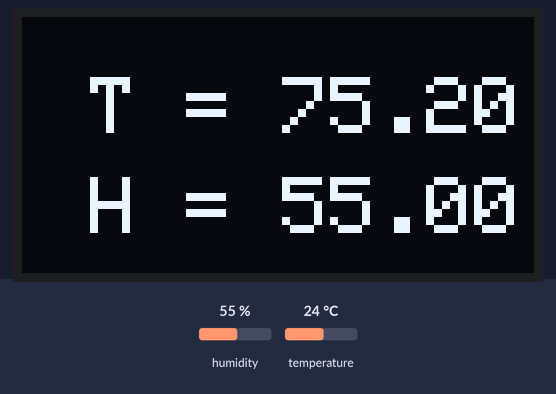
This sketch was run on a simulated ESP8266 (NodeMCU). Parts: 128×64 one-colour display. The test bench sets the inputs (shaded band); at power-on: humidity 55 %, temperature 24 °C. WiFi joins after 1.5 s; servers stay silent unless stated; the display library's start-up logo is not drawn; network time is answered at once with the bench clock; the local clock reads 2024-03-15 10:24:30 at power-on unless the sketch sets it; random numbers use the default seed unless the sketch sets one; no MQTT or app messages arrive unless stated; what the sketch prints to the serial monitor is not drawn.

Above: at 60.1 s.

The sketch:

monitor_DHT22.ino
```cpp
/*
  periodically read a HTU21DF sensor
  publish the readings to a MQTT broker
  update values on OLED display

*/

#include <stdio.h>
#include <string.h>
#include <ESP8266WiFi.h>
#include <WiFiUdp.h>
#include <PubSubClient.h>
#include <NTPClient.h>
#include <time.h>
#include <SPI.h>
#include <Wire.h>
#include <Adafruit_GFX.h>
#include <Adafruit_SSD1306.h>
#include "DHTesp.h"

#define SCREEN_WIDTH 128                      // OLED display width, in pixels
#define SCREEN_HEIGHT 64                      // OLED display height, in pixels

const char* ssid = "FrontierHSI";
const char* password = "";
const char* mqtt_server = "192.168.254.221";

#define PUB_TOPIC_H             "258Thomas/shop/office/bay2/sensor/humidity"
#define PUB_TOPIC_T             "258Thomas/shop/office/bay2/sensor/temperature"
#define PUB_TOPIC_RH            "258Thomas/shop/office/bay2/sensor/humidity/raw"
#define PUB_TOPIC_RT            "258Thomas/shop/office/bay2/sensor/temperature/raw"
#define MQTT_MESSAGE_SIZE   200               // max size of mqtt message
#define LOOP_DELAY          60000             // time between readings
#define HUMIDITY_HIGH_LIMIT 25                // turn dehumidifier on
#define HUMIDITY_LOW_LIMIT  20                // tune dehumidifier off
#define EST_OFFSET   -4                       // convert GMT to EST
#define NTP_OFFSET   60 * 60 * EST_OFFSET     // In seconds
#define NTP_INTERVAL 60 * 1000                // In milliseconds
#define NTP_ADDRESS  "us.pool.ntp.org"        // time server

#define OLED_RESET     -1         // Reset pin # (or -1 if sharing Arduino reset pin)
Adafruit_SSD1306 display(SCREEN_WIDTH, SCREEN_HEIGHT, &Wire, OLED_RESET);

// // ESP8266 GPIO pins
// static const uint8_t D0   = 16;   // blue led
// static const uint8_t D1   = 5;    // SCL
// static const uint8_t D2   = 4;    // SDA
// static const uint8_t D3   = 0;    // Power relay
// static const uint8_t D4   = 2;
// static const uint8_t D5   = 14;
// static const uint8_t D6   = 12;
// static const uint8_t D7   = 13;
// static const uint8_t D8   = 15;
// static const uint8_t D9   = 3;
// static const uint8_t D10  = 1;

WiFiUDP ntpUDP;
WiFiClient espClient;
PubSubClient client(espClient);
NTPClient timeClient(ntpUDP, NTP_ADDRESS, NTP_OFFSET, NTP_INTERVAL);
DHTesp dht;

long        lastMsg = 0;
char        msg[MQTT_MESSAGE_SIZE];
int         value = 0;
// int         dehumidifer_state = 0;

/* setup a wifi connection */
void setup_wifi() {
  delay(10);
  // Connect to WiFi network
  Serial.println();
  Serial.print("Connecting to ");
  Serial.println(ssid);

  WiFi.begin(ssid, password);

  while (WiFi.status() != WL_CONNECTED) {
    delay(500);
    Serial.print(".");
  }

  randomSeed(micros());

  Serial.println("");
  Serial.println("WiFi connected");
  Serial.println("IP address: ");
  Serial.println(WiFi.localIP());
}

/* called when a message is recieved */
// void callback(char* topic, byte* payload, unsigned int length) {

//   char hstring[] = "offset";
//   String          convert;
//   char char1[8];
//   float humid;

//   Serial.print("Message arrived [");
//   Serial.print(topic);
//   Serial.print("] ");
//   for (int i = 0; i < length; i++) {
//     Serial.print((char)payload[i]);
//   }
//   Serial.println();

//   // search for offset string
//   char *ptr = strstr((char*)payload, hstring);
//   if (ptr != NULL) /* Substring found */
//   {
//     // convert humidity text value from the mqtt message to float
//     convert = "";
//     ptr += strlen(hstring) + 2;
//     for (int i = 0; i < 6; i++)
//       convert += *ptr++;
//     convert.toCharArray(char1, convert.length() + 1);
//     humid = atof(char1);
//     Serial.println(humid);

//     // set dehumidifer_state based on received humidity value
//     if (humid > HUMIDITY_HIGH_LIMIT)
//       if (!dehumidifer_state)  dehumidifer_state = 1;
//       else if (humid < HUMIDITY_LOW_LIMIT)
//         if (dehumidifer_state) dehumidifer_state = 0;
//   }
//   return;
// }

void callback(char* topic, byte* payload, unsigned int length) {
  Serial.print("Message arrived [");
  Serial.print(topic);
  Serial.print("] ");
  for (int i = 0; i < (int)length; i++) {
    Serial.print((char)payload[i]);
  }
  Serial.println();
}

/* connect to a MQTT broker */
void reconnect() {
  // Loop until we're reconnected
  while (!client.connected()) {
    Serial.print("Attempting MQTT connection...");
    // Create a random client ID
    String clientId = "ESP8266Client-";
    clientId += String(random(0xffff), HEX);
    // Attempt to connect
    if (client.connect(clientId.c_str())) {
      Serial.println("connected");
    }
    else {
      Serial.print("failed, rc=");
      Serial.print(client.state());
      Serial.println(" try again in 10 seconds");
      // Wait 10 seconds before retrying
      delay(10000);
    }
  }
}


void setup() {

  // pinMode(D0, OUTPUT);                  // initialize the BUILTIN_LED pin as an output
  // pinMode(D3, OUTPUT);                  // use D3  to control power relay
  Serial.begin(115200);                 // start the serial interface
  setup_wifi();                         // connect to wifi
  timeClient.begin();                   // initialize time client
  client.setServer(mqtt_server, 1883);  // initialize MQTT broker
  client.setCallback(callback);         // set function that executes when a message is received
  dht.setup(13, DHTesp::DHT22);         // Connect DHT sensor to GPIO 17
  Serial.println();

 // SSD1306_SWITCHCAPVCC = generate display voltage from 3.3V internally
  if(!display.begin(SSD1306_SWITCHCAPVCC, 0x3C)) {
    Serial.println(F("SSD1306 allocation failed"));
    for(;;); // Don't proceed, loop forever
  }

  display.display();  //display Adafruit logo
  delay(2000); // Pause for 2 seconds

  // Clear the buffer
  display.clearDisplay();
  display.setTextSize(1);             // Normal 1:1 pixel scale
  display.setTextColor(WHITE);        // Draw white text
  display.setCursor(0,0);             // Start at top-left corner
}

void loop() {

  float       humidity;
  float       temperature;
  String                controller_ready_message;
  String                con_topic;
  unsigned long         epoch;
  char*                 c_time_string;
  time_t                unix_time;

  // update the time client
  timeClient.update();

  // reconnect if necessary
  if (!client.connected()) {
    reconnect();
  }

  client.loop();

  long now = millis();
  if (now - lastMsg > LOOP_DELAY) {
    lastMsg = now;
    ++value;

    // get the time
    epoch =  timeClient.getEpochTime();
    unix_time = static_cast<time_t>(epoch);
    c_time_string = ctime(&unix_time);

    // remove carriage return
    char *src, *dst;
    for (src = dst = c_time_string; *src != '\0'; src++) {
      *dst = *src;
      if (*dst != '\n') dst++;
    }
    *dst = '\0';

    humidity = dht.getHumidity();
    temperature = dht.getTemperature();
    temperature = dht.toFahrenheit(temperature);
    Serial.printf("%s humidity %2.2f, temperature %2.2f\n", c_time_string, humidity, temperature);

    //update oled display
    display.clearDisplay();
    display.setTextSize(2);
    display.setTextColor(WHITE);        // Draw white text
    display.setCursor(5,15);
    display.print(" T = ");
    display.println(temperature);
    display.setCursor(5,40);
    display.print(" H = ");
    display.println(humidity);
    display.display();


    // publish the readings
    snprintf (msg, MQTT_MESSAGE_SIZE, "%s temperature: %2.2f", c_time_string,temperature);
    client.publish(PUB_TOPIC_T, msg);
    snprintf (msg, MQTT_MESSAGE_SIZE, "%s humidity: %2.2f", c_time_string,humidity);
    client.publish(PUB_TOPIC_H, msg);
    snprintf (msg, MQTT_MESSAGE_SIZE, "%2.2f", temperature);
    client.publish(PUB_TOPIC_RT, msg);
    snprintf (msg, MQTT_MESSAGE_SIZE, "%2.2f", humidity);
    client.publish(PUB_TOPIC_RH, msg);
    Serial.printf("published sensor readings\n");

  }
}
```
